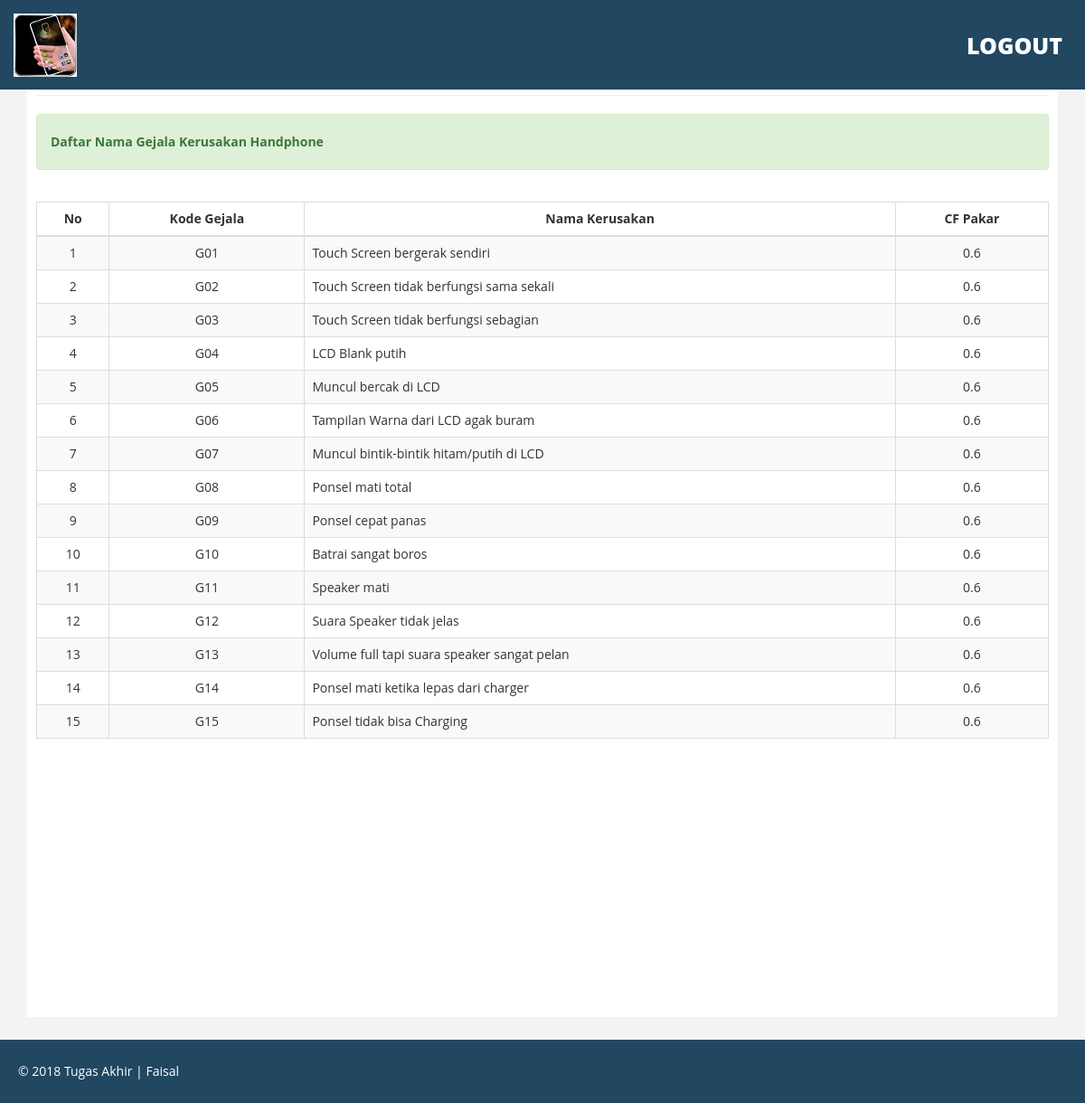
Page /index.php/admin_controller/lihat_gejala on the committed database.
### tables this page shows
CREATE TABLE IF NOT EXISTS `gejala_kerusakan` (
  `id` int(11) NOT NULL AUTO_INCREMENT,
  `nama` varchar(200) NOT NULL,
  `cf` double NOT NULL,
  `kode` varchar(5) NOT NULL,
  PRIMARY KEY (`id`),
  UNIQUE KEY `kode` (`kode`)
);

### application/controllers/Admin_controller.php (called while the page is built, shortened)
<?php
class Admin_controller extends CI_Controller
{
    function __construct()
    {
        $this->load->model('Admin_model');
    }
    function lihat_gejala()
    {
        $data['gejala'] = $this->Admin_model->lihatGejalaKerusakan();
        $data['footer'] = $this->load->view("admin/footer.php", '', TRUE);
        $data['header'] = $this->load->view("admin/header.php", '', TRUE);
        $this->load->view('admin/lihat_gejala', $data);
    }
}

### index.php (called while the page is built, shortened)
<?php
require_once BASEPATH.'core/CodeIgniter.php';

### application/models/Admin_model.php (called while the page is built, shortened)
<?php
class Admin_model extends CI_Model
{
    function lihatGejalaKerusakan()
    {
        $this->db->from('gejala_kerusakan');
        $this->db->order_by('kode', 'asc');
        $query = $this->db->get();
        return $query->result_array();
    }
}

### application/views/admin/lihat_gejala.php (the view, shortened to what this page needs)
<!DOCTYPE html>
<html xmlns="http://www.w3.org/1999/xhtml">
<head>
	<link href="<?php echo base_url("assets/admin"); ?>/css/bootstrap.css" rel="stylesheet" />
	<link href="<?php echo base_url("assets/admin"); ?>/css/font-awesome.css" rel="stylesheet" />
	<link href="<?php echo base_url("assets/admin"); ?>/css/custom.css" rel="stylesheet" />
</head>
<body>
	<div id="wrapper">
		<?php echo $header;?>
		<div id="page-wrapper" >
			<div class="container">
				<div id="page-inner">
					<hr />
					<div class="row">
						<div class="col-lg-12">
							<div class="alert alert-success">
								<strong>Daftar Nama Gejala Kerusakan Handphone</strong>
							</div>
						</div>
					</div>
					<div class="row text-center pad-top">
						<div class="col-lg-12 col-md-12 col-sm-12 col-xs-6">
							<table class="table table-striped table-bordered">
								<thead>
									<tr>
										<th class="text-center">No</th>
										<th class="text-center">Kode Gejala</th>
										<th class="text-center">Nama Kerusakan</th>
										<th class="text-center">CF Pakar</th>
									</tr>
								</thead>
								<tbody>
									<?php foreach ($gejala as $key => $value): ?>
									<tr>
										<td class="text-center"><?php echo ($key+1) ?></td>
										<td class="text-center"><?php echo $value['kode']?></td>
										<td class="text-left"><?php echo $value['nama']?></td>
										<td class="text-center"><?php echo $value['cf']?></td>
									</tr>
									<?php endforeach ?>
								</tbody>
							</table>
						</div>
					</div>
				</div>
			</div>
		</div>
	</div>
	<?php echo $footer;?>
</body>
</html>

### application/views/admin/footer.php
<div class="footer">
         <div class="row">
            <div class="col-lg-12" >
               &copy;  <?php echo date("Y")?> Tugas Akhir | <a href="http://binarytheme.com" style="color:#fff;" target="_blank">Faisal</a>
            </div>
         </div>
     </div>

### application/views/admin/header.php (shortened to what this page needs)
<div class="navbar navbar-inverse navbar-fixed-top" style="position: absolute;">
          <div class="adjust-nav">
             <div class="navbar-header">
                <a class="navbar-brand" href="<?php echo base_url("admin"); ?>">
                <img src="<?php echo base_url("assets/admin"); ?>/img/logo.png" />
                </a>
             </div>
             <span class="logout-spn" >
             <a href="#" style="color:#fff;">LOGOUT</a>
             </span>
          </div>
       </div>

### assets/admin/css/custom.css (style rules this page uses)
body { font-family: 'Open Sans', sans-serif; line-height:30px; }
#wrapper { width: 100%; margin-top:50px; }
#page-wrapper { padding: 15px 0px; min-height: 600px; background:#F3F3F3; }
#page-inner { width:100%; margin:10px 20px 10px 0px; background-color:#fff!important; padding:10px; min-height:1050px; }
.pad-top { padding-top:15px; }
.navbar-inverse { background-color: #214761; border-color: #F0F0F0; min-height: 100px; }
.logout-spn { float:right; color:#fff; font-size:25px; font-weight:800; margin:20px; margin: 35px 25px 10px 50px; }
.logout-spn a { text-decoration:none; }
.footer { background-color:#214761; width:100%; color:#fff; padding:20px 50px 20px 50px; padding-left:20px; }
@media (min-width:768px) { #page-wrapper { padding: 15px 0px; min-height: 1050px; } }

### rows in the picture
gejala_kerusakan: kode "G01", nama "Touch Screen bergerak sendiri", cf "0.6"
gejala_kerusakan: kode "G02", nama "Touch Screen tidak berfungsi sama sekali", cf "0.6"
gejala_kerusakan: kode "G03", nama "Touch Screen tidak berfungsi sebagian", cf "0.6"
gejala_kerusakan: kode "G04", nama "LCD Blank putih", cf "0.6"
gejala_kerusakan: kode "G05", nama "Muncul bercak di LCD", cf "0.6"
gejala_kerusakan: kode "G06", nama "Tampilan Warna dari LCD agak buram", cf "0.6"
gejala_kerusakan: kode "G07", nama "Muncul bintik-bintik hitam/putih di LCD", cf "0.6"
gejala_kerusakan: kode "G08", nama "Ponsel mati total", cf "0.6"
gejala_kerusakan: kode "G09", nama "Ponsel cepat panas", cf "0.6"
gejala_kerusakan: kode "G10", nama "Batrai sangat boros", cf "0.6"
gejala_kerusakan: kode "G11", nama "Speaker mati", cf "0.6"
gejala_kerusakan: kode "G12", nama "Suara Speaker tidak jelas", cf "0.6"
gejala_kerusakan: kode "G13", nama "Volume full tapi suara speaker sangat pelan", cf "0.6"
gejala_kerusakan: kode "G14", nama "Ponsel mati ketika lepas dari charger", cf "0.6"
gejala_kerusakan: kode "G15", nama "Ponsel tidak bisa Charging", cf "0.6"
